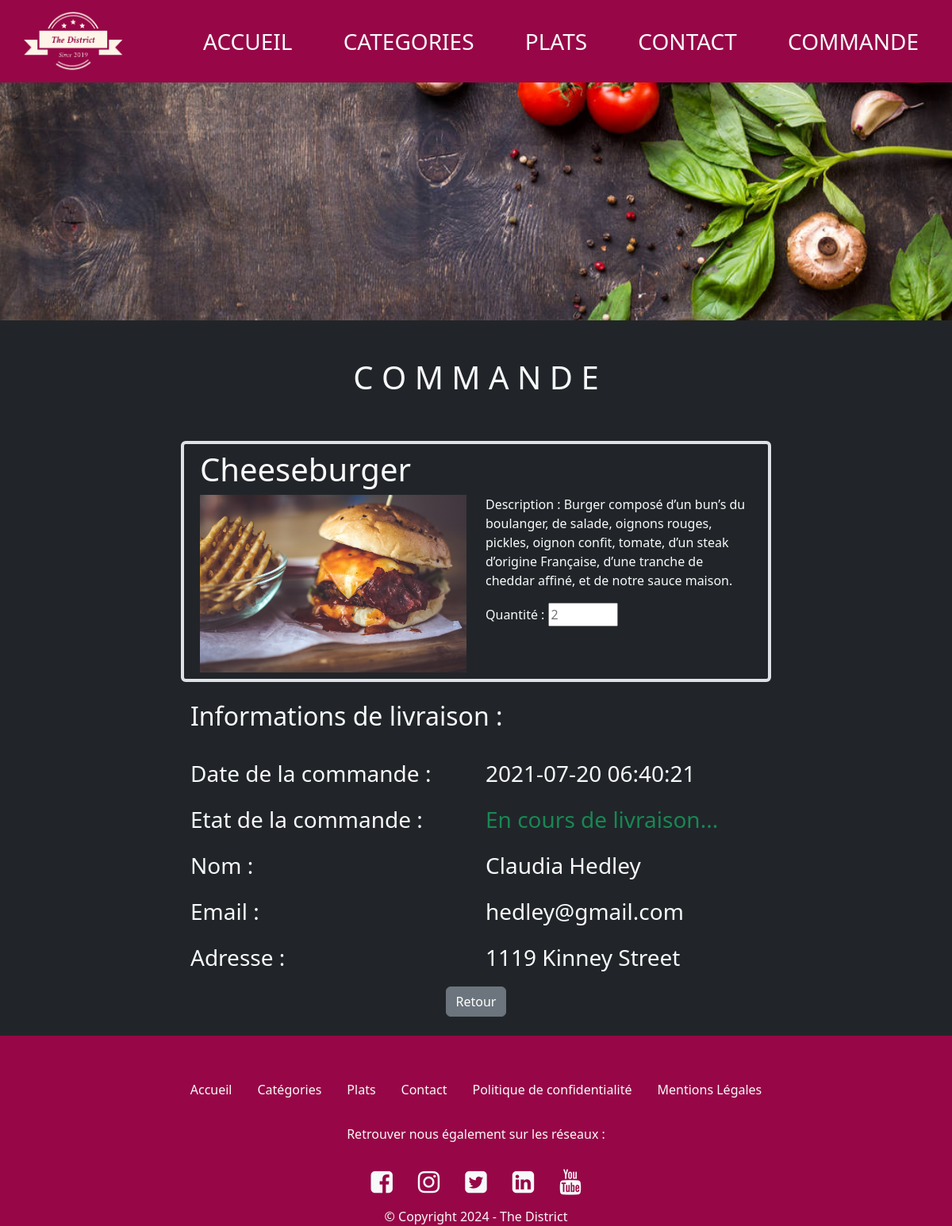
The app's page /FRONT/commande.php with its own data.
### tables this page shows
CREATE TABLE `commande` (
  `id` int(11) NOT NULL,
  `id_plat` int(11) NOT NULL,
  `quantite` int(11) NOT NULL,
  `total` decimal(10,2) NOT NULL,
  `date_commande` datetime NOT NULL,
  `etat` varchar(50) NOT NULL,
  `nom_client` varchar(150) NOT NULL,
  `telephone_client` varchar(20) NOT NULL,
  `email_client` varchar(150) NOT NULL,
  `adresse_client` varchar(255) NOT NULL
);

CREATE TABLE `plat` (
  `id` int(11) NOT NULL,
  `libelle` varchar(100) NOT NULL,
  `description` text NOT NULL,
  `prix` decimal(10,2) NOT NULL,
  `image` varchar(255) NOT NULL,
  `id_categorie` int(11) NOT NULL,
  `active` varchar(10) NOT NULL
);

### FRONT/DAO.php (called while the page is built, shortened)
<?php
function getCommande($id, $db)
{
    $query = $db->prepare("SELECT
    comm.id, comm.quantite, comm.date_commande, comm.etat, comm.nom_client, comm.telephone_client, comm.email_client, comm.adresse_client,
    plat.id, plat.libelle, plat.description, plat.prix, plat.image
    FROM commande AS comm
    JOIN plat ON plat.id = comm.id_plat WHERE comm.id=$id");
    $query->execute();
    $commande = $query->fetchAll(PDO::FETCH_OBJ);
    return $commande;
}

### FRONT/commande.php (the view, shortened to what this page needs)
<?php
include 'header.php';
include 'db_connect.php';
require_once("DAO.php");
?>
<div class="bg-dark">
    <div class="banniere_plats parallax">
    </div>
    <h1 class="text-center fs-1 text-light p-5">C O M M A N D E</h1>
    <div class="container mx-auto text-light">
        <?php
        $id_comm = $_GET['id'] ?? 7;
        $commande = getCommande($id_comm, $db);
        foreach ($commande as $plat => $key): ?>
            <div class="col-8 row m-2 p-2 bg-dark mx-auto rounded border border-4">
                <h1><?= $key->libelle ?></h1>
                <div class="col-6">
                    <img class="w-100" src="images\food\<?= $key->image ?>" alt="">
                </div>
                <div class="col-6">
                    <p>Description : <?= $key->description ?></p>
                    <label for="quantite">Quantité : </label>
                    <input type="number" id="quantity" name="quantity" min="1" max="10" placeholder="<?= $key->quantite ?>">
                </div>
            </div>
            <div class="col-8 row mx-auto mt-4">
                <h2 class="bold">Informations de livraison :</h2>
                <div class="col-6 pt-4 fs-3">
                    <p>Date de la commande :</p>
                    <p>Etat de la commande : </p>
                    <p>Nom : </p>
                    <p>Email : </p>
                    <p>Adresse : </p>
                </div>
                <div class="col-6 pt-4 fs-3">
                    <p><?= $key->date_commande ?></p>
                    <p><?php
                        $a = $key->etat;
                        switch ($a) {
                            case 'En cours de livraison':
                                echo '<p class="text-success">' . $a . '...</p>';
                                break;
                        }
                        ?></p>
                    <p><?= $key->nom_client ?></p>
                    <p><?= $key->email_client ?></p>
                    <p><?= $key->adresse_client ?></p>
                </div>
            </div>
        <?php endforeach; ?>
        <div class="text-center mb-4">
            <button type="button" class="btn btn-secondary" onclick="window.history.back()">Retour</button>
        </div>
    </div>
</div>
<?php include 'footer.php'; ?>

### FRONT/css/style.css (style rules this page uses)
body { margin: 0 auto; display: block; width: 100%; overflow-x: hidden; }
.banniere_plats { display: block; width: 100%; min-height : 400px; background-image: url('../images/bg3.jpeg'); background-position: center; background-repeat: no-repeat; background-size:100% auto; }
.parallax { min-height: 300px; background-attachment: fixed; background-position: top; background-repeat: no-repeat; background-size: 100% cover; }

### records on screen
commande: id_plat.libelle "Cheeseburger", id_plat.image (picture), id_plat.description "Burger composé d’un bun’s du boulanger, de salade, oignons rouges, pickles, oignon confit, tomate, d’un steak d’origine Française, d’une tranche de cheddar affiné, et de notre sauce maison.", quantity "2", date_commande "2021-07-20 06:40:21", etat "En cours de livraison", nom_client "Claudia Hedley", email_client "hedley@gmail.com", adresse_client "1119 Kinney Street"
